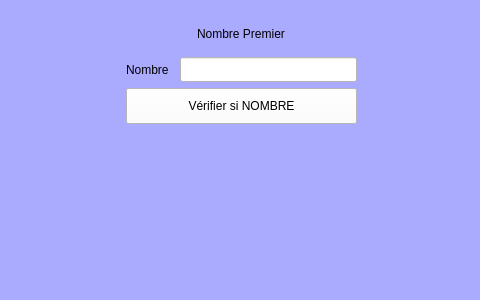
<?xml version="1.0" encoding="UTF-8"?>
<ui version="4.0">
 <class>FormNombrePREMIER</class>
 <widget class="QWidget" name="FormNombrePREMIER">
  <property name="geometry">
   <rect>
    <x>0</x>
    <y>0</y>
    <width>480</width>
    <height>300</height>
   </rect>
  </property>
  <property name="windowTitle">
   <string>Form</string>
  </property>
  <property name="styleSheet">
   <string notr="true">background-color: rgb(170, 170, 255);</string>
  </property>
  <widget class="QWidget" name="layoutWidget">
   <property name="geometry">
    <rect>
     <x>10</x>
     <y>20</y>
     <width>461</width>
     <height>28</height>
    </rect>
   </property>
   <layout class="QHBoxLayout" name="horizontalLayout">
    <item>
     <spacer name="horizontalSpacer">
      <property name="orientation">
       <enum>Qt::Horizontal</enum>
      </property>
      <property name="sizeHint" stdset="0">
       <size>
        <width>58</width>
        <height>20</height>
       </size>
      </property>
     </spacer>
    </item>
    <item>
     <widget class="QLabel" name="label">
      <property name="styleSheet">
       <string notr="true">font: italic 14pt &quot;Monotype Corsiva&quot;;
font: 18pt &quot;MS Shell Dlg 2&quot;;
font: 14pt &quot;Ravie&quot;;</string>
      </property>
      <property name="text">
       <string>Nombre Premier</string>
      </property>
     </widget>
    </item>
    <item>
     <spacer name="horizontalSpacer_2">
      <property name="orientation">
       <enum>Qt::Horizontal</enum>
      </property>
      <property name="sizeHint" stdset="0">
       <size>
        <width>58</width>
        <height>20</height>
       </size>
      </property>
     </spacer>
    </item>
   </layout>
  </widget>
  <widget class="QLineEdit" name="lineEditCompteur">
   <property name="geometry">
    <rect>
     <x>180</x>
     <y>57</y>
     <width>177</width>
     <height>25</height>
    </rect>
   </property>
   <property name="styleSheet">
    <string notr="true">background-color: rgb(255, 255, 255);
font: 12pt &quot;MS Shell Dlg 2&quot;;</string>
   </property>
  </widget>
  <widget class="QLabel" name="labelCompteur">
   <property name="geometry">
    <rect>
     <x>126</x>
     <y>57</y>
     <width>48</width>
     <height>25</height>
    </rect>
   </property>
   <property name="styleSheet">
    <string notr="true">font: italic 13pt &quot;Monotype Corsiva&quot;;</string>
   </property>
   <property name="text">
    <string>Nombre</string>
   </property>
  </widget>
  <widget class="QPushButton" name="pushButtonCompteur">
   <property name="geometry">
    <rect>
     <x>126</x>
     <y>88</y>
     <width>231</width>
     <height>36</height>
    </rect>
   </property>
   <property name="styleSheet">
    <string notr="true">background-color: rgb(255, 255, 255);
font: italic 18pt &quot;Monotype Corsiva&quot;;</string>
   </property>
   <property name="text">
    <string>Vérifier si NOMBRE</string>
   </property>
  </widget>
 </widget>
 <resources/>
 <connections/>
</ui>
